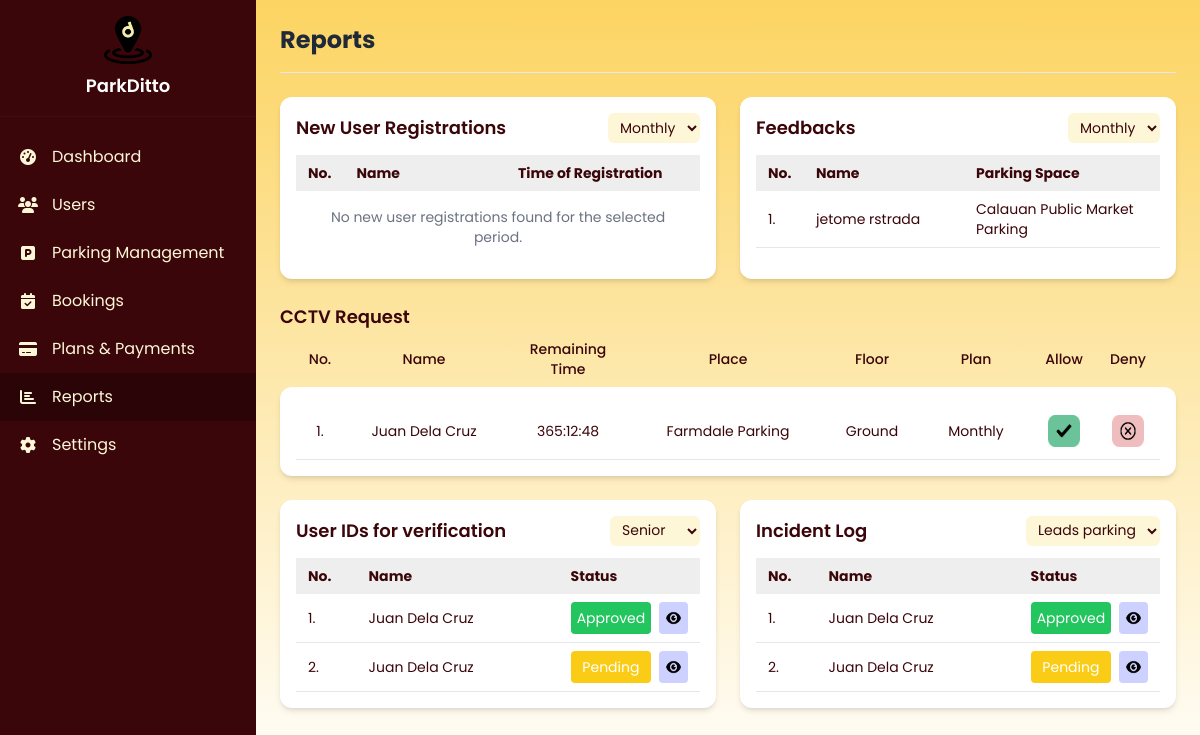
The app's page /reports.php with its own data.
### tables this page shows
CREATE TABLE `feedback` (
  `id` int(11) NOT NULL,
  `user_id` int(11) NOT NULL,
  `parking_space_id` int(11) NOT NULL,
  `message` text NOT NULL,
  `rating` int(11) DEFAULT NULL CHECK (`rating` >= 1 and `rating` <= 5),
  `created_at` timestamp NOT NULL DEFAULT current_timestamp(),
  `status` enum('pending','approved','rejected') DEFAULT 'pending'
);

CREATE TABLE `users` (
  `id` int(11) NOT NULL,
  `username` varchar(50) NOT NULL,
  `email` varchar(100) NOT NULL,
  `password` varchar(255) NOT NULL,
  `first_name` varchar(50) DEFAULT NULL,
  `last_name` varchar(50) DEFAULT NULL,
  `display_photo` varchar(255) DEFAULT NULL,
  `id_picture` varchar(255) DEFAULT NULL,
  `created_at` timestamp NOT NULL DEFAULT current_timestamp(),
  `type` enum('user','staff','admin') DEFAULT 'user'
);

CREATE TABLE `parking_spaces` (
  `id` int(11) NOT NULL,
  `partner_id` int(11) NOT NULL,
  `name` varchar(100) NOT NULL,
  `address` text NOT NULL,
  `latitude` decimal(10,8) NOT NULL,
  `longitude` decimal(11,8) NOT NULL,
  `total_spaces` int(11) NOT NULL,
  `available_spaces` int(11) NOT NULL,
  `vehicle_types` longtext NOT NULL CHECK (json_valid(`vehicle_types`)),
  `floors` longtext NOT NULL CHECK (json_valid(`floors`)),
  `floor_capacity` longtext DEFAULT NULL,
  `available_per_floor` longtext DEFAULT NULL,
  `occupied_slots` longtext NOT NULL CHECK (json_valid(`occupied_slots`)),
  `date_created` timestamp NOT NULL DEFAULT current_timestamp(),
  `image_url` varchar(500) NOT NULL DEFAULT ''
);

### reports.php (the view, shortened to what the rows shown need)
<?php
require __DIR__ . '/includes/config.php';
$filter = isset($_GET['filter']) ? $_GET['filter'] : 'monthly';
try {
    $feedback_filter = isset($_GET['feedback_filter']) ? $_GET['feedback_filter'] : $filter;
    switch($feedback_filter) {
        case 'monthly':
        default:
            $feedback_start_date = date('Y-m-01 00:00:00');
            $feedback_end_date = date('Y-m-t 23:59:59');
            break;
    }
    $stmt = $pdo->prepare("
        SELECT f.*, u.first_name, u.last_name, u.username, ps.name as parking_space_name
        FROM feedback f
        JOIN users u ON f.user_id = u.id
        JOIN parking_spaces ps ON f.parking_space_id = ps.id
        WHERE f.created_at BETWEEN ? AND ?
        ORDER BY f.created_at DESC
    ");
    $stmt->execute([$feedback_start_date, $feedback_end_date]);
    $feedbacks = $stmt->fetchAll(PDO::FETCH_ASSOC);
} catch(PDOException $e) {
    $feedbacks = [];
    $feedback_error = "Error fetching feedback data: " . $e->getMessage();
}
?>
<!DOCTYPE html>
<html lang="en">
<head>
    <script src="https://cdn.tailwindcss.com"></script>
    <link href="https://cdnjs.cloudflare.com/ajax/libs/font-awesome/6.4.0/css/all.min.css" rel="stylesheet">
    <link rel="stylesheet" href="css/navbar.css">
</head>
<body class="min-h-screen bg-gradient-to-b from-[#fcd462] to-[#FFFFFF] font-[Poppins] text-[#3B060A]">
    <div class="ml-64 flex-1 overflow-auto transition-all duration-300" id="mainContent">
        <div class="p-4 md:p-6">
            <div class="flex flex-col md:flex-row md:justify-between md:items-center mb-6 pb-4 border-b border-gray-200">
                <div class="flex items-center">
                    <h1 class="text-2xl font-bold text-gray-800 mb-2 md:mb-0">Reports</h1>
                </div>
            </div>
            <div class="grid grid-cols-1 lg:grid-cols-2 gap-6 mb-6">
                <div class="bg-white rounded-xl shadow-md p-4">
                    <div class="flex justify-between items-center mb-3">
                        <h2 class="font-semibold text-lg text-[#3B060A]">New User Registrations</h2>
                    </div>
                    <div class="overflow-x-auto">
                        <table class="w-full table-fixed text-sm text-left">
                            <thead class="bg-[#D9D9D973] text-[#3B060A]">
                                <tr>
                                    <th class="px-3 py-2 w-12">No.</th>
                                    <th class="px-3 py-2 w-40">Name</th>
                                    <th class="px-3 py-2 w-48">Time of Registration</th>
                                </tr>
                            </thead>
                        </table>
                    </div>
                </div>
                <div class="bg-white rounded-xl shadow-md p-4">
                    <div class="flex justify-between items-center mb-3">
                        <h2 class="font-semibold text-lg text-[#3B060A]">Feedbacks</h2>
                    </div>
                    <div class="overflow-x-auto">
                        <table class="w-full table-fixed text-sm text-left">
                            <thead class="bg-[#D9D9D973] text-[#3B060A]">
                                <tr>
                                    <th class="px-3 py-2 w-12">No.</th>
                                    <th class="px-3 py-2 w-40">Name</th>
                                    <th class="px-3 py-2 w-48">Parking Space</th>
                                    <th class="px-3 py-2 w-64">Messages</th>
                                </tr>
                            </thead>
                            <tbody>
                                <?php if (!empty($feedbacks)): ?>
                                    <?php $counter = 1; ?>
                                    <?php foreach ($feedbacks as $feedback): ?>
                                        <tr class="border-b">
                                            <td class="px-3 py-2"><?php echo $counter++; ?>.</td>
                                            <td class="px-3 py-2">
                                                <?php
                                                $full_name = trim($feedback['first_name'] . ' ' . $feedback['last_name']);
                                                echo !empty($full_name) ? htmlspecialchars($full_name) : htmlspecialchars($feedback['username']);
                                                ?>
                                            </td>
                                            <td class="px-3 py-2"><?php echo htmlspecialchars($feedback['parking_space_name']); ?></td>
                                            <td class="px-3 py-2"><?php echo htmlspecialchars($feedback['message']); ?></td>
                                        </tr>
                                    <?php endforeach; ?>
                                <?php endif; ?>
                            </tbody>
                        </table>
                    </div>
                </div>
            </div>
            <h2 class="font-semibold text-lg text-[#3B060A] mb-0">CCTV Request</h2>
            <div class="overflow-x-auto mb-0 px-4">
                <table class="w-full table-fixed text-sm text-left">
                    <thead class="text-[#3B060A]">
                        <tr>
                            <th class="px-3 py-2 w-12 font-medium text-center">No.</th>
                            <th class="px-3 py-2 w-40 font-medium text-center">Name</th>
                            <th class="px-3 py-2 w-32 font-medium text-center">Remaining Time</th>
                            <th class="px-3 py-2 w-48 font-medium text-center">Place</th>
                            <th class="px-3 py-2 w-24 font-medium text-center">Floor</th>
                            <th class="px-3 py-2 w-28 font-medium text-center">Plan</th>
                            <th class="px-3 py-2 w-16 font-medium text-center">Allow</th>
                            <th class="px-3 py-2 w-16 font-medium text-center">Deny</th>
                        </tr>
                    </thead>
                </table>
            </div>
            <div class="grid grid-cols-1 lg:grid-cols-2 gap-6">
                <div class="bg-white rounded-xl shadow-md p-4">
                    <div class="flex justify-between items-center mb-3">
                        <h2 class="font-semibold text-lg text-[#3B060A]">User IDs for verification</h2>
                    </div>
                    <div class="overflow-x-auto">
                        <table class="w-full table-fixed text-sm text-left">
                            <thead class="bg-[#D9D9D973] text-[#3B060A]">
                                <tr>
                                    <th class="px-3 py-2 w-12">No.</th>
                                    <th class="px-3 py-2 w-40">Name</th>
                                    <th class="px-3 py-2 w-28">Status</th>
                                </tr>
                            </thead>
                        </table>
                    </div>
                </div>
                <div class="bg-white rounded-xl shadow-md p-4">
                    <div class="flex justify-between items-center mb-3">
                        <h2 class="font-semibold text-lg text-[#3B060A]">Incident Log</h2>
                    </div>
                    <div class="overflow-x-auto">
                        <table class="w-full table-fixed text-sm text-left">
                            <thead class="bg-[#D9D9D973] text-[#3B060A]">
                                <tr>
                                    <th class="px-3 py-2 w-12">No.</th>
                                    <th class="px-3 py-2 w-40">Name</th>
                                    <th class="px-3 py-2 w-28">Status</th>
                                </tr>
                            </thead>
                        </table>
                    </div>
                </div>
            </div>
        </div>
    </div>
</body>
</html>

### records on screen
feedback: user.last_name "jetome rstrada", parking_space.name "Calauan Public Market Parking"
